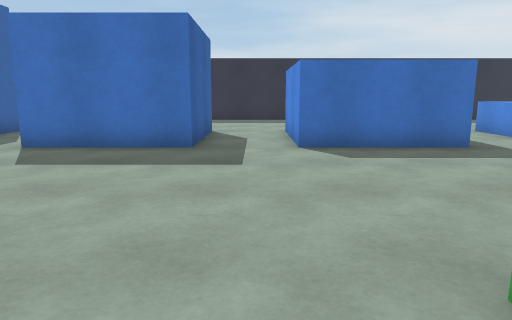
[1] (above)

20 first-person views from a walk through a Unity game level. The camera is 1.2 m above the floor, tilts 10° down and sees 70° across. The floor is counted in squares, 1 m on a side. Each view is taken from the middle of a square. On the plan, view 1 faces up. The plan holds only what a view shows up to about 15 squares ahead; the rest is blank. The place goes on beyond the plan. The player is left out.

[2]
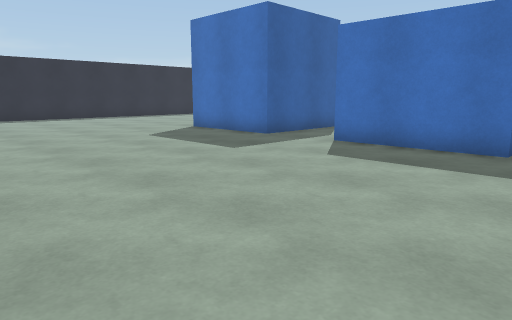

[3]
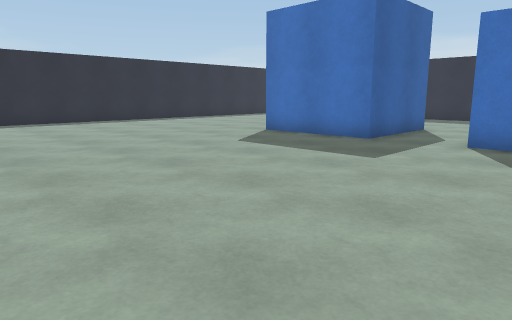

[4]
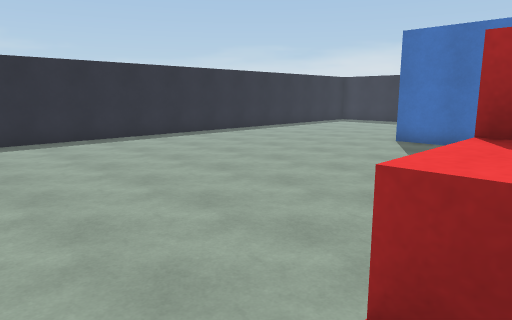

[5]
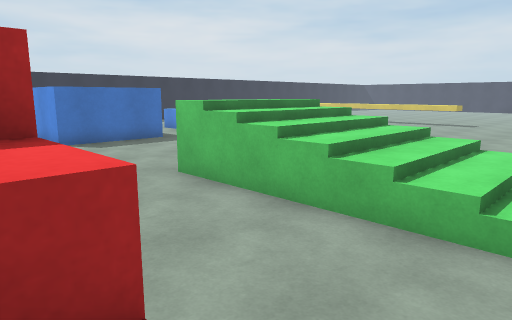

[6]
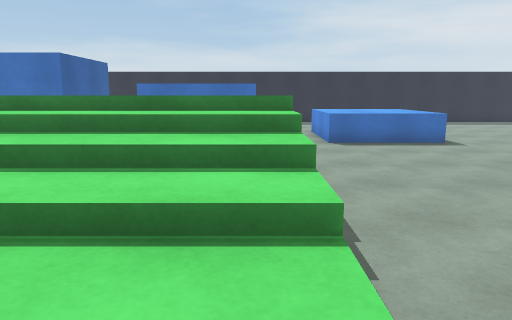

[7]
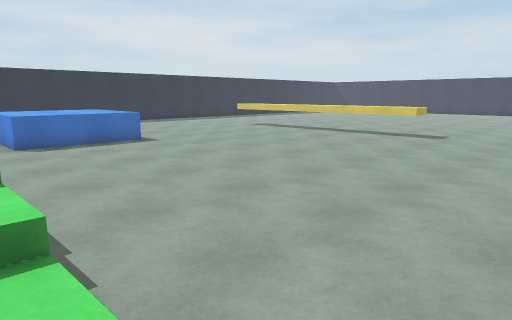

[8]
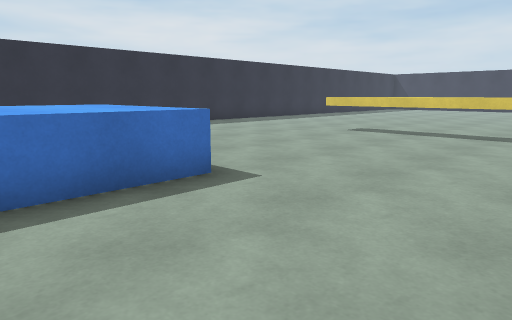

[9]
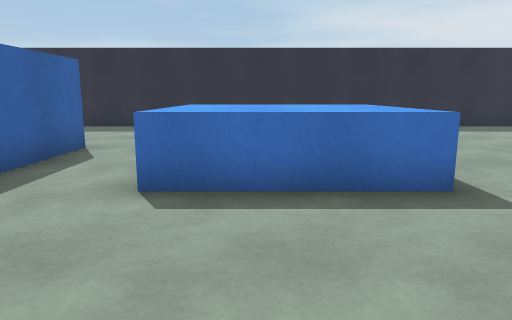

[10]
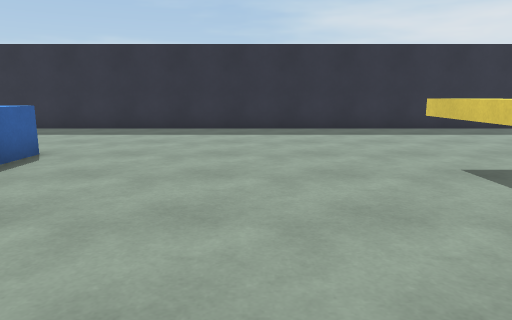

[11]
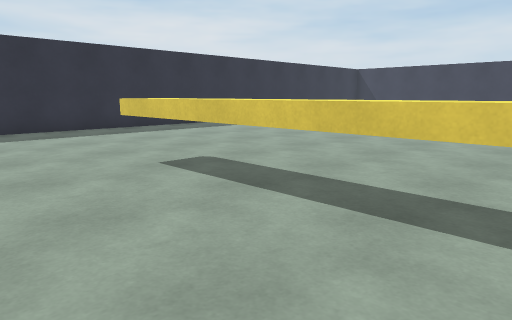

[12]
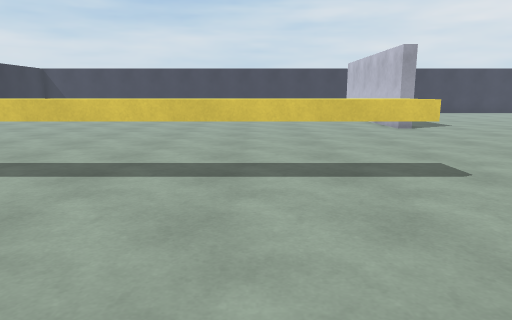

[13]
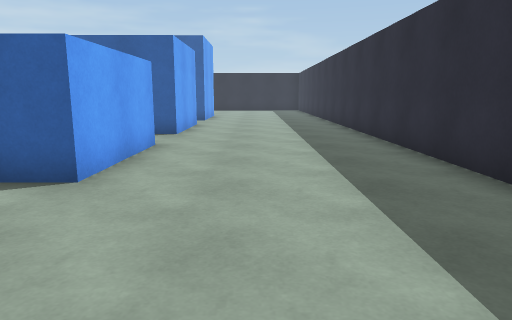

[14]
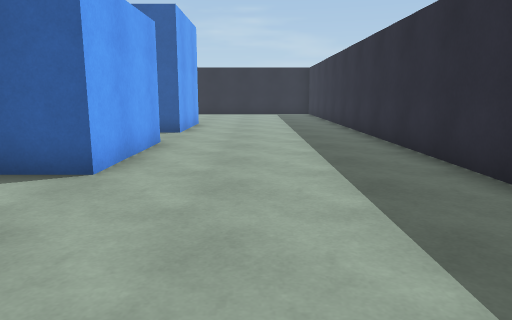

[15]
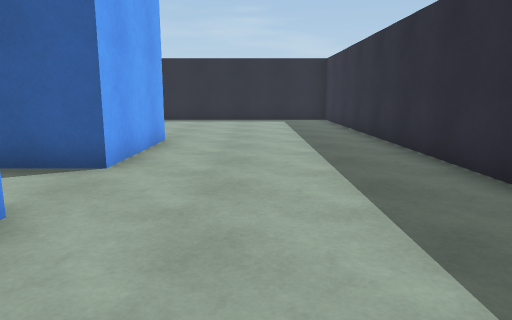

[16]
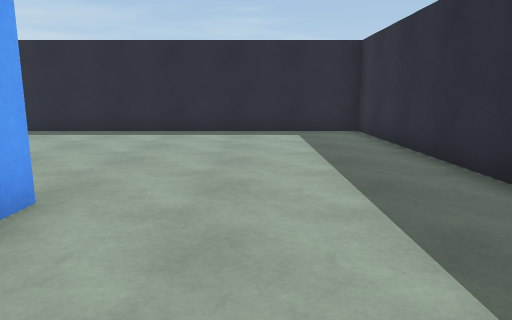

[17]
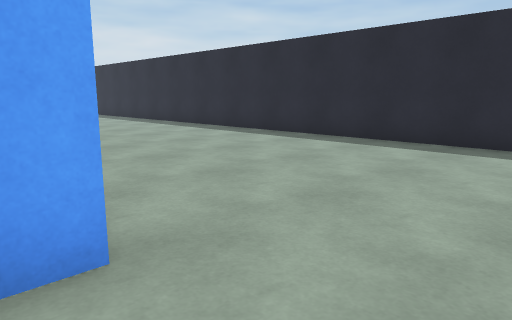

[18]
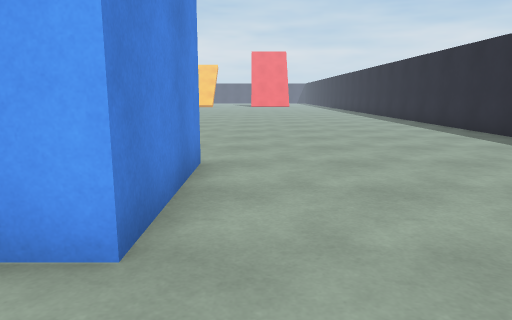

[19]
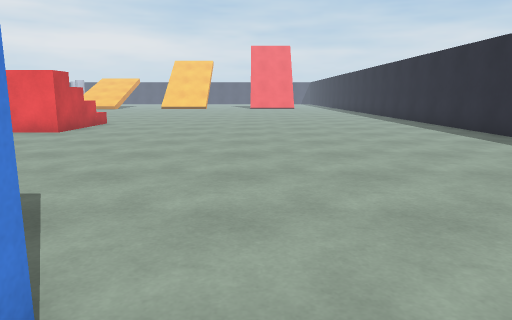

[20]
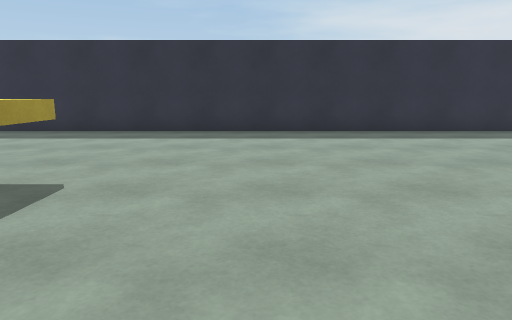

### Floor plan
Key: @ floor where view 1 was taken; # wall or solid block; . floor; / step, stairs or slope; ^ raised ledge.
Columns run from 21 left of view 1 to 28 right of it. Each row starts with its distance up from view 1.
 19 ##################################################
 18 #.................................................
 17 #.................................................
 16 #.................................................
 15 #............................. ...................
 14 #.............................  ..................
 13 #.............................  ..................
 12 #........#####..####..#####..^^^^.................
 11 #........#   #..   #..#   #..^^^^.......^^........
 10 #........#   #..   #..#   #..^^^^.......^^........
  9 #........#####..####..#####..^^^^.......^^........
  8 #.......................................^^........
  7 #.......................... ............^^........
  6 #.........................  ............^^........
  5 #.........................  ............^^........
  4 #........................  .............^^........
  3 #.......................   .............^^........
  2 #......................#   .............^^........
  1 #......................////.......................
  0 #....................@.////.......................
 -1 #................ . ...////......................#
 -2 #..............#   ....////..............  ......#
 -3 #............../   ....//// ........         .....
 -4 #............../    ...////                   ....
 -5 #............../  /  ..                         ..

Where each view was taken, in squares from view 1:
view 1: 0 up, 0 right, facing up
view 2: 0 up, 0 right, facing up-left
view 3: 1 down, 3 left, facing up-left
view 4: 5 down, 6 left, facing up-left
view 5: 5 down, 3 left, facing up-right
view 6: 4 down, 5 right, facing up
view 7: 4 down, 5 right, facing up-right
view 8: 4 up, 8 right, facing up-right
view 9: 4 up, 9 right, facing up
view 10: 5 up, 16 right, facing up
view 11: 5 up, 16 right, facing up-right
view 12: 4 up, 14 right, facing right
view 13: 15 up, 10 right, facing left
view 14: 15 up, 4 right, facing left
view 15: 15 up, 2 left, facing left
view 16: 15 up, 8 left, facing left
view 17: 15 up, 11 left, facing down-left
view 18: 15 up, 13 left, facing down
view 19: 10 up, 13 left, facing down
view 20: 6 up, 23 right, facing up
